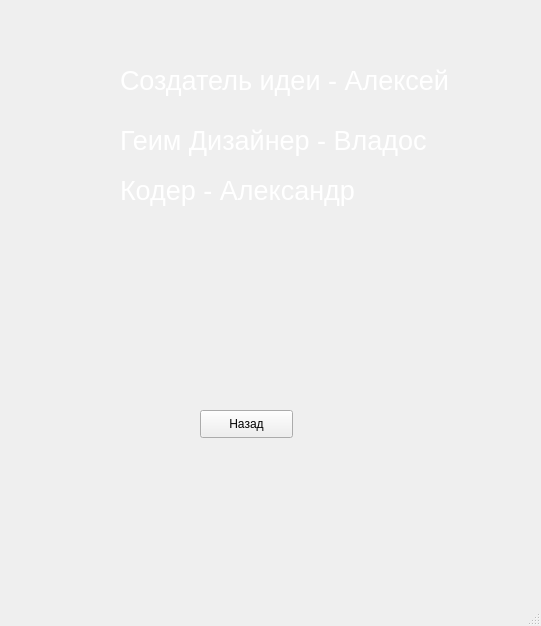
<?xml version="1.0" encoding="UTF-8"?>
<ui version="4.0">
 <class>MainWindow</class>
 <widget class="QMainWindow" name="MainWindow">
  <property name="geometry">
   <rect>
    <x>0</x>
    <y>0</y>
    <width>541</width>
    <height>626</height>
   </rect>
  </property>
  <property name="windowTitle">
   <string>MainWindow</string>
  </property>
  <widget class="QWidget" name="centralwidget">
   <widget class="QLabel" name="label">
    <property name="geometry">
     <rect>
      <x>120</x>
      <y>60</y>
      <width>371</width>
      <height>41</height>
     </rect>
    </property>
    <property name="font">
     <font>
      <pointsize>20</pointsize>
     </font>
    </property>
    <property name="styleSheet">
     <string notr="true">color:white</string>
    </property>
    <property name="text">
     <string>Создатель идеи - Алексей</string>
    </property>
   </widget>
   <widget class="QLabel" name="label_2">
    <property name="geometry">
     <rect>
      <x>120</x>
      <y>120</y>
      <width>381</width>
      <height>41</height>
     </rect>
    </property>
    <property name="font">
     <font>
      <pointsize>20</pointsize>
     </font>
    </property>
    <property name="styleSheet">
     <string notr="true">color:white</string>
    </property>
    <property name="text">
     <string>Геим Дизайнер - Владос</string>
    </property>
   </widget>
   <widget class="QLabel" name="label_3">
    <property name="geometry">
     <rect>
      <x>120</x>
      <y>170</y>
      <width>371</width>
      <height>41</height>
     </rect>
    </property>
    <property name="font">
     <font>
      <pointsize>20</pointsize>
     </font>
    </property>
    <property name="styleSheet">
     <string notr="true">color:white</string>
    </property>
    <property name="text">
     <string>Кодер - Александр</string>
    </property>
   </widget>
   <widget class="QPushButton" name="pushButton">
    <property name="geometry">
     <rect>
      <x>200</x>
      <y>410</y>
      <width>93</width>
      <height>28</height>
     </rect>
    </property>
    <property name="text">
     <string>Назад</string>
    </property>
   </widget>
  </widget>
  <widget class="QMenuBar" name="menubar">
   <property name="geometry">
    <rect>
     <x>0</x>
     <y>0</y>
     <width>541</width>
     <height>26</height>
    </rect>
   </property>
  </widget>
  <widget class="QStatusBar" name="statusbar"/>
 </widget>
 <resources/>
 <connections/>
</ui>
